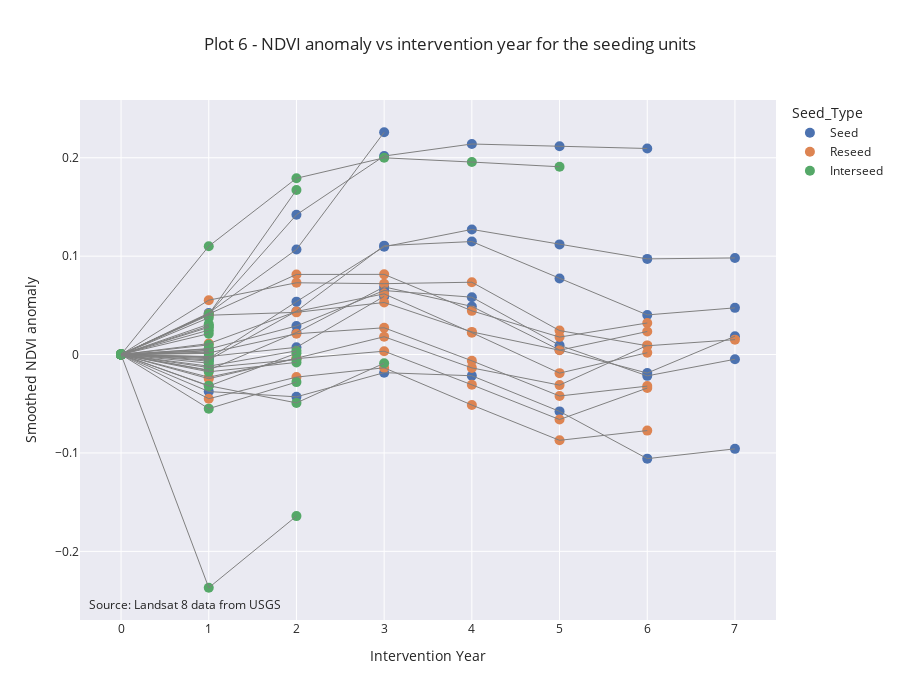

This figure's notebook cell:
### Markdown cell above
### Plot 6 - NDVI anomaly vs intervention year for the seeding units

### Code cell
fig = px.scatter(su_ndvi_annual_change_df, x='Intervention_Year', y='NDVI_anomaly',
                 labels={
                     "NDVI_anomaly": "Smoothed NDVI anomaly",
                     "Intervention_Year": "Intervention Year"
                 },
                 title='Plot 6 - NDVI anomaly vs intervention year for the seeding units',
                 width=900, height=700,
                 hover_name="SuId", 
                 hover_data=["NDVI_anomaly", "Year"],
                 color="Seed_Type")

fig.update_traces(marker={'size': 10})

for suid, data in su_ndvi_annual_change_df.sort_values('Intervention_Year', ascending=True).groupby('SuId'):

    fig.add_trace(
        go.Scatter(
            x=data['Intervention_Year'],
            y=data['NDVI_anomaly'],
            mode="lines",
            line=go.scatter.Line(color="gray", width= 1),
            showlegend=False)
    )

# Credit
fig.add_annotation(text="Source: Landsat 8 data from USGS",
                   showarrow=False,
                   xref="paper", yref="paper",
                   x=0.01, y=0.01)

fig.update_layout(showlegend=True)
fig.show()

### Figure 1 — Plotly figure (JSON) as saved in the notebook; plotly's stock layout.template omitted (floating-point values rounded to 4 significant figures)
{"data": [{"customdata": [[0, 2017], [0.04214, 2018], [0.1068, 2019], [0.2259, 2020], [0.1272, 2017], [0.112, 2018], [0.09723, 2019], [0.09819, 2020], [0, 2013], [-0.004208, 2014], [0.05376, 2015], [0.1095, 2016], [-0.02155, 2017], [-0.05774, 2018], [-0.1058, 2019], [-0.09582, 2020], [0, 2013], [-0.0376, 2014], [-0.04297, 2015], [-0.0184, 2016], [0.1148, 2017], [0.07729, 2018], [0.04027, 2019], [0.04746, 2020], [0, 2013], [-0.005502, 2014], [0.04409, 2015], [0.1107, 2016], [0.05831, 2017], [0.009393, 2018], [-0.02164, 2019], [-0.004802, 2020], [0, 2013], [0.005558, 2014], [0.02907, 2015], [0.06508, 2016], [0.04892, 2017], [0.00465, 2018], [-0.0188, 2019], [0.01864, 2020], [0, 2013], [-0.0158, 2014], [0.02243, 2015], [0.06877, 2016], [0.2017, 2017], [0.214, 2018], [0.2117, 2019], [0.2094, 2020], [0, 2014], [0.04131, 2015], [0.142, 2016], [0, 2017], [-0.001982, 2018], [0.007325, 2019], [0.05911, 2020]], "hovertemplate": "<b>%{hovertext}</b><br><br>Seed_Type=Seed<br>Intervention Year=%{x}<br>Smoothed NDVI anomaly=%{customdata[0]}<br>Year=%{customdata[1]}<extra></extra>", "hovertext": [172, 172, 172, 172, 816, 816, 816, 816, 816, 816, 816, 816, 913, 913, 913, 913, 913, 913, 913, 913, 916, 916, 916, 916, 916, 916, 916, 916, 1314, 1314, 1314, 1314, 1314, 1314, 1314, 1314, 1319, 1319, 1319, 1319, 1319, 1319, 1319, 1319, 1594, 1594, 1594, 1594, 1594, 1594, 1594, 2569, 2569, 2569, 2569], "legendgroup": "Seed", "marker": {"color": "rgb(76,114,176)", "size": 10, "symbol": "circle"}, "mode": "markers", "name": "Seed", "showlegend": true, "type": "scatter", "x": [0, 1, 2, 3, 4, 5, 6, 7, 0, 1, 2, 3, 4, 5, 6, 7, 0, 1, 2, 3, 4, 5, 6, 7, 0, 1, 2, 3, 4, 5, 6, 7, 0, 1, 2, 3, 4, 5, 6, 7, 0, 1, 2, 3, 3, 4, 5, 6, 0, 1, 2, 0, 1, 2, 3], "xaxis": "x", "y": [0, 0.04214, 0.1068, 0.2259, 0.1272, 0.112, 0.09723, 0.09819, 0, -0.004208, 0.05376, 0.1095, -0.02155, -0.05774, -0.1058, -0.09582, 0, -0.0376, -0.04297, -0.0184, 0.1148, 0.07729, 0.04027, 0.04746, 0, -0.005502, 0.04409, 0.1107, 0.05831, 0.009393, -0.02164, -0.004802, 0, 0.005558, 0.02907, 0.06508, 0.04892, 0.00465, -0.0188, 0.01864, 0, -0.0158, 0.02243, 0.06877, 0.2017, 0.214, 0.2117, 0.2094, 0, 0.04131, 0.142, 0, -0.001982, 0.007325, 0.05911], "yaxis": "y"}, {"customdata": [[0.0735, 2017], [0.02438, 2018], [0.008926, 2019], [0.01513, 2020], [0, 2013], [0.05527, 2014], [0.07294, 2015], [0.07203, 2016], [0.0181, 2017], [-0.01356, 2018], [-0.03105, 2019], [0.009291, 2020], [0, 2014], [-0.02453, 2015], [-0.003725, 2016], [0.02723, 2017], [-0.006346, 2018], [-0.04211, 2019], [-0.03207, 2020], [0, 2014], [0.001649, 2015], [0.02114, 2016], [0.0815, 2017], [0.04442, 2018], [0.01776, 2019], [0.03208, 2020], [0, 2014], [0.04118, 2015], [0.08141, 2016], [0.06167, 2017], [0.02227, 2018], [-0.01889, 2019], [0.001864, 2020], [0, 2014], [0.01112, 2015], [0.04375, 2016], [-0.01347, 2017], [-0.05129, 2018], [-0.08716, 2019], [-0.07727, 2020], [0, 2014], [-0.04484, 2015], [-0.02292, 2016], [0.05292, 2017], [0.02303, 2018], [0.004387, 2019], [0.02343, 2020], [0, 2014], [0.03996, 2015], [0.0429, 2016], [0.003422, 2017], [-0.03074, 2018], [-0.06604, 2019], [-0.03407, 2020], [0, 2014], [-0.02299, 2015], [-0.004157, 2016], [0, 2019], [-0.01629, 2020]], "hovertemplate": "<b>%{hovertext}</b><br><br>Seed_Type=Reseed<br>Intervention Year=%{x}<br>Smoothed NDVI anomaly=%{customdata[0]}<br>Year=%{customdata[1]}<extra></extra>", "hovertext": [1265, 1265, 1265, 1265, 1265, 1265, 1265, 1265, 1558, 1558, 1558, 1558, 1558, 1558, 1558, 1588, 1588, 1588, 1588, 1588, 1588, 1588, 1589, 1589, 1589, 1589, 1589, 1589, 1589, 1590, 1590, 1590, 1590, 1590, 1590, 1590, 1601, 1601, 1601, 1601, 1601, 1601, 1601, 1608, 1608, 1608, 1608, 1608, 1608, 1608, 1655, 1655, 1655, 1655, 1655, 1655, 1655, 2646, 2646], "legendgroup": "Reseed", "marker": {"color": "rgb(221,132,82)", "size": 10, "symbol": "circle"}, "mode": "markers", "name": "Reseed", "showlegend": true, "type": "scatter", "x": [4, 5, 6, 7, 0, 1, 2, 3, 3, 4, 5, 6, 0, 1, 2, 3, 4, 5, 6, 0, 1, 2, 3, 4, 5, 6, 0, 1, 2, 3, 4, 5, 6, 0, 1, 2, 3, 4, 5, 6, 0, 1, 2, 3, 4, 5, 6, 0, 1, 2, 3, 4, 5, 6, 0, 1, 2, 0, 1], "xaxis": "x", "y": [0.0735, 0.02438, 0.008926, 0.01513, 0, 0.05527, 0.07294, 0.07203, 0.0181, -0.01356, -0.03105, 0.009291, 0, -0.02453, -0.003725, 0.02723, -0.006346, -0.04211, -0.03207, 0, 0.001649, 0.02114, 0.0815, 0.04442, 0.01776, 0.03208, 0, 0.04118, 0.08141, 0.06167, 0.02227, -0.01889, 0.001864, 0, 0.01112, 0.04375, -0.01347, -0.05129, -0.08716, -0.07727, 0, -0.04484, -0.02292, 0.05292, 0.02303, 0.004387, 0.02343, 0, 0.03996, 0.0429, 0.003422, -0.03074, -0.06604, -0.03407, 0, -0.02299, -0.004157, 0, -0.01629], "yaxis": "y"}, {"customdata": [[0.1791, 2017], [0.1999, 2018], [0.1956, 2019], [0.1908, 2020], [0, 2015], [0.1101, 2016], [0, 2017], [-0.03166, 2018], [-0.04913, 2019], [-0.008813, 2020], [0, 2018], [0.04094, 2019], [0.1672, 2020], [0, 2018], [-0.05498, 2019], [-0.028, 2020], [0, 2018], [-0.03199, 2019], [0.001294, 2020], [0, 2018], [-0.01754, 2019], [-0.008004, 2020], [0, 2018], [-0.01326, 2019], [-0.005, 2020], [0, 2018], [-0.01179, 2019], [0.003752, 2020], [0, 2018], [-0.237, 2019], [-0.1641, 2020], [0, 2019], [0.02478, 2020], [0, 2019], [0.03738, 2020], [0, 2019], [0.02124, 2020], [0, 2019], [0.0309, 2020], [0, 2019], [0.009854, 2020], [0, 2019], [0.004284, 2020], [0, 2019], [0.00245, 2020], [0, 2019], [0.001089, 2020], [0, 2019], [-0.008746, 2020], [0, 2019], [-0.003149, 2020], [0, 2019], [0.006067, 2020], [0, 2019], [0.02765, 2020], [0, 2019], [0.02897, 2020], [0, 2019], [0.00379, 2020], [0, 2019], [-0.006679, 2020], [0, 2019], [-0.002408, 2020]], "hovertemplate": "<b>%{hovertext}</b><br><br>Seed_Type=Interseed<br>Intervention Year=%{x}<br>Smoothed NDVI anomaly=%{customdata[0]}<br>Year=%{customdata[1]}<extra></extra>", "hovertext": [2335, 2335, 2335, 2335, 2335, 2335, 2577, 2577, 2577, 2577, 2581, 2581, 2581, 2586, 2586, 2586, 2587, 2587, 2587, 2599, 2599, 2599, 2600, 2600, 2600, 2601, 2601, 2601, 2604, 2604, 2604, 2609, 2609, 2614, 2614, 2615, 2615, 2620, 2620, 2621, 2621, 2622, 2622, 2623, 2623, 2624, 2624, 2626, 2626, 2627, 2627, 2628, 2628, 2633, 2633, 2634, 2634, 2645, 2645, 2648, 2648, 2650, 2650], "legendgroup": "Interseed", "marker": {"color": "rgb(85,168,104)", "size": 10, "symbol": "circle"}, "mode": "markers", "name": "Interseed", "showlegend": true, "type": "scatter", "x": [2, 3, 4, 5, 0, 1, 0, 1, 2, 3, 0, 1, 2, 0, 1, 2, 0, 1, 2, 0, 1, 2, 0, 1, 2, 0, 1, 2, 0, 1, 2, 0, 1, 0, 1, 0, 1, 0, 1, 0, 1, 0, 1, 0, 1, 0, 1, 0, 1, 0, 1, 0, 1, 0, 1, 0, 1, 0, 1, 0, 1, 0, 1], "xaxis": "x", "y": [0.1791, 0.1999, 0.1956, 0.1908, 0, 0.1101, 0, -0.03166, -0.04913, -0.008813, 0, 0.04094, 0.1672, 0, -0.05498, -0.028, 0, -0.03199, 0.001294, 0, -0.01754, -0.008004, 0, -0.01326, -0.005, 0, -0.01179, 0.003752, 0, -0.237, -0.1641, 0, 0.02478, 0, 0.03738, 0, 0.02124, 0, 0.0309, 0, 0.009854, 0, 0.004284, 0, 0.00245, 0, 0.001089, 0, -0.008746, 0, -0.003149, 0, 0.006067, 0, 0.02765, 0, 0.02897, 0, 0.00379, 0, -0.006679, 0, -0.002408], "yaxis": "y"}, {"line": {"color": "gray", "width": 1}, "mode": "lines", "showlegend": false, "type": "scatter", "x": [0, 1, 2, 3], "y": [0, 0.04214, 0.1068, 0.2259]}, {"line": {"color": "gray", "width": 1}, "mode": "lines", "showlegend": false, "type": "scatter", "x": [0, 1, 2, 3, 4, 5, 6, 7], "y": [0, -0.004208, 0.05376, 0.1095, 0.1272, 0.112, 0.09723, 0.09819]}, {"line": {"color": "gray", "width": 1}, "mode": "lines", "showlegend": false, "type": "scatter", "x": [0, 1, 2, 3, 4, 5, 6, 7], "y": [0, -0.0376, -0.04297, -0.0184, -0.02155, -0.05774, -0.1058, -0.09582]}, {"line": {"color": "gray", "width": 1}, "mode": "lines", "showlegend": false, "type": "scatter", "x": [0, 1, 2, 3, 4, 5, 6, 7], "y": [0, -0.005502, 0.04409, 0.1107, 0.1148, 0.07729, 0.04027, 0.04746]}, {"line": {"color": "gray", "width": 1}, "mode": "lines", "showlegend": false, "type": "scatter", "x": [0, 1, 2, 3, 4, 5, 6, 7], "y": [0, 0.05527, 0.07294, 0.07203, 0.0735, 0.02438, 0.008926, 0.01513]}, {"line": {"color": "gray", "width": 1}, "mode": "lines", "showlegend": false, "type": "scatter", "x": [0, 1, 2, 3, 4, 5, 6, 7], "y": [0, 0.005558, 0.02907, 0.06508, 0.05831, 0.009393, -0.02164, -0.004802]}, {"line": {"color": "gray", "width": 1}, "mode": "lines", "showlegend": false, "type": "scatter", "x": [0, 1, 2, 3, 4, 5, 6, 7], "y": [0, -0.0158, 0.02243, 0.06877, 0.04892, 0.00465, -0.0188, 0.01864]}, {"line": {"color": "gray", "width": 1}, "mode": "lines", "showlegend": false, "type": "scatter", "x": [0, 1, 2, 3, 4, 5, 6], "y": [0, -0.02453, -0.003725, 0.0181, -0.01356, -0.03105, 0.009291]}, {"line": {"color": "gray", "width": 1}, "mode": "lines", "showlegend": false, "type": "scatter", "x": [0, 1, 2, 3, 4, 5, 6], "y": [0, 0.001649, 0.02114, 0.02723, -0.006346, -0.04211, -0.03207]}, {"line": {"color": "gray", "width": 1}, "mode": "lines", "showlegend": false, "type": "scatter", "x": [0, 1, 2, 3, 4, 5, 6], "y": [0, 0.04118, 0.08141, 0.0815, 0.04442, 0.01776, 0.03208]}, {"line": {"color": "gray", "width": 1}, "mode": "lines", "showlegend": false, "type": "scatter", "x": [0, 1, 2, 3, 4, 5, 6], "y": [0, 0.01112, 0.04375, 0.06167, 0.02227, -0.01889, 0.001864]}, {"line": {"color": "gray", "width": 1}, "mode": "lines", "showlegend": false, "type": "scatter", "x": [0, 1, 2, 3, 4, 5, 6], "y": [0, 0.04131, 0.142, 0.2017, 0.214, 0.2117, 0.2094]}, {"line": {"color": "gray", "width": 1}, "mode": "lines", "showlegend": false, "type": "scatter", "x": [0, 1, 2, 3, 4, 5, 6], "y": [0, -0.04484, -0.02292, -0.01347, -0.05129, -0.08716, -0.07727]}, {"line": {"color": "gray", "width": 1}, "mode": "lines", "showlegend": false, "type": "scatter", "x": [0, 1, 2, 3, 4, 5, 6], "y": [0, 0.03996, 0.0429, 0.05292, 0.02303, 0.004387, 0.02343]}, {"line": {"color": "gray", "width": 1}, "mode": "lines", "showlegend": false, "type": "scatter", "x": [0, 1, 2, 3, 4, 5, 6], "y": [0, -0.02299, -0.004157, 0.003422, -0.03074, -0.06604, -0.03407]}, {"line": {"color": "gray", "width": 1}, "mode": "lines", "showlegend": false, "type": "scatter", "x": [0, 1, 2, 3, 4, 5], "y": [0, 0.1101, 0.1791, 0.1999, 0.1956, 0.1908]}, {"line": {"color": "gray", "width": 1}, "mode": "lines", "showlegend": false, "type": "scatter", "x": [0, 1, 2, 3], "y": [0, -0.001982, 0.007325, 0.05911]}, {"line": {"color": "gray", "width": 1}, "mode": "lines", "showlegend": false, "type": "scatter", "x": [0, 1, 2, 3], "y": [0, -0.03166, -0.04913, -0.008813]}, {"line": {"color": "gray", "width": 1}, "mode": "lines", "showlegend": false, "type": "scatter", "x": [0, 1, 2], "y": [0, 0.04094, 0.1672]}, {"line": {"color": "gray", "width": 1}, "mode": "lines", "showlegend": false, "type": "scatter", "x": [0, 1, 2], "y": [0, -0.05498, -0.028]}, {"line": {"color": "gray", "width": 1}, "mode": "lines", "showlegend": false, "type": "scatter", "x": [0, 1, 2], "y": [0, -0.03199, 0.001294]}, {"line": {"color": "gray", "width": 1}, "mode": "lines", "showlegend": false, "type": "scatter", "x": [0, 1, 2], "y": [0, -0.01754, -0.008004]}, {"line": {"color": "gray", "width": 1}, "mode": "lines", "showlegend": false, "type": "scatter", "x": [0, 1, 2], "y": [0, -0.01326, -0.005]}, {"line": {"color": "gray", "width": 1}, "mode": "lines", "showlegend": false, "type": "scatter", "x": [0, 1, 2], "y": [0, -0.01179, 0.003752]}, {"line": {"color": "gray", "width": 1}, "mode": "lines", "showlegend": false, "type": "scatter", "x": [0, 1, 2], "y": [0, -0.237, -0.1641]}, {"line": {"color": "gray", "width": 1}, "mode": "lines", "showlegend": false, "type": "scatter", "x": [0, 1], "y": [0, 0.02478]}, {"line": {"color": "gray", "width": 1}, "mode": "lines", "showlegend": false, "type": "scatter", "x": [0, 1], "y": [0, 0.03738]}, {"line": {"color": "gray", "width": 1}, "mode": "lines", "showlegend": false, "type": "scatter", "x": [0, 1], "y": [0, 0.02124]}, {"line": {"color": "gray", "width": 1}, "mode": "lines", "showlegend": false, "type": "scatter", "x": [0, 1], "y": [0, 0.0309]}, {"line": {"color": "gray", "width": 1}, "mode": "lines", "showlegend": false, "type": "scatter", "x": [0, 1], "y": [0, 0.009854]}, {"line": {"color": "gray", "width": 1}, "mode": "lines", "showlegend": false, "type": "scatter", "x": [0, 1], "y": [0, 0.004284]}, {"line": {"color": "gray", "width": 1}, "mode": "lines", "showlegend": false, "type": "scatter", "x": [0, 1], "y": [0, 0.00245]}, {"line": {"color": "gray", "width": 1}, "mode": "lines", "showlegend": false, "type": "scatter", "x": [0, 1], "y": [0, 0.001089]}, {"line": {"color": "gray", "width": 1}, "mode": "lines", "showlegend": false, "type": "scatter", "x": [0, 1], "y": [0, -0.008746]}, {"line": {"color": "gray", "width": 1}, "mode": "lines", "showlegend": false, "type": "scatter", "x": [0, 1], "y": [0, -0.003149]}, {"line": {"color": "gray", "width": 1}, "mode": "lines", "showlegend": false, "type": "scatter", "x": [0, 1], "y": [0, 0.006067]}, {"line": {"color": "gray", "width": 1}, "mode": "lines", "showlegend": false, "type": "scatter", "x": [0, 1], "y": [0, 0.02765]}, {"line": {"color": "gray", "width": 1}, "mode": "lines", "showlegend": false, "type": "scatter", "x": [0, 1], "y": [0, 0.02897]}, {"line": {"color": "gray", "width": 1}, "mode": "lines", "showlegend": false, "type": "scatter", "x": [0, 1], "y": [0, 0.00379]}, {"line": {"color": "gray", "width": 1}, "mode": "lines", "showlegend": false, "type": "scatter", "x": [0, 1], "y": [0, -0.01629]}, {"line": {"color": "gray", "width": 1}, "mode": "lines", "showlegend": false, "type": "scatter", "x": [0, 1], "y": [0, -0.006679]}, {"line": {"color": "gray", "width": 1}, "mode": "lines", "showlegend": false, "type": "scatter", "x": [0, 1], "y": [0, -0.002408]}], "layout": {"annotations": [{"showarrow": false, "text": "Source: Landsat 8 data from USGS", "x": 0.01, "xref": "paper", "y": 0.01, "yref": "paper"}], "height": 700, "legend": {"title": {"text": "Seed_Type"}, "tracegroupgap": 0}, "showlegend": true, "title": {"text": "Plot 6 - NDVI anomaly vs intervention year for the seeding units"}, "width": 900, "xaxis": {"anchor": "y", "domain": [0, 1], "title": {"text": "Intervention Year"}}, "yaxis": {"anchor": "x", "domain": [0, 1], "title": {"text": "Smoothed NDVI anomaly"}}}}
